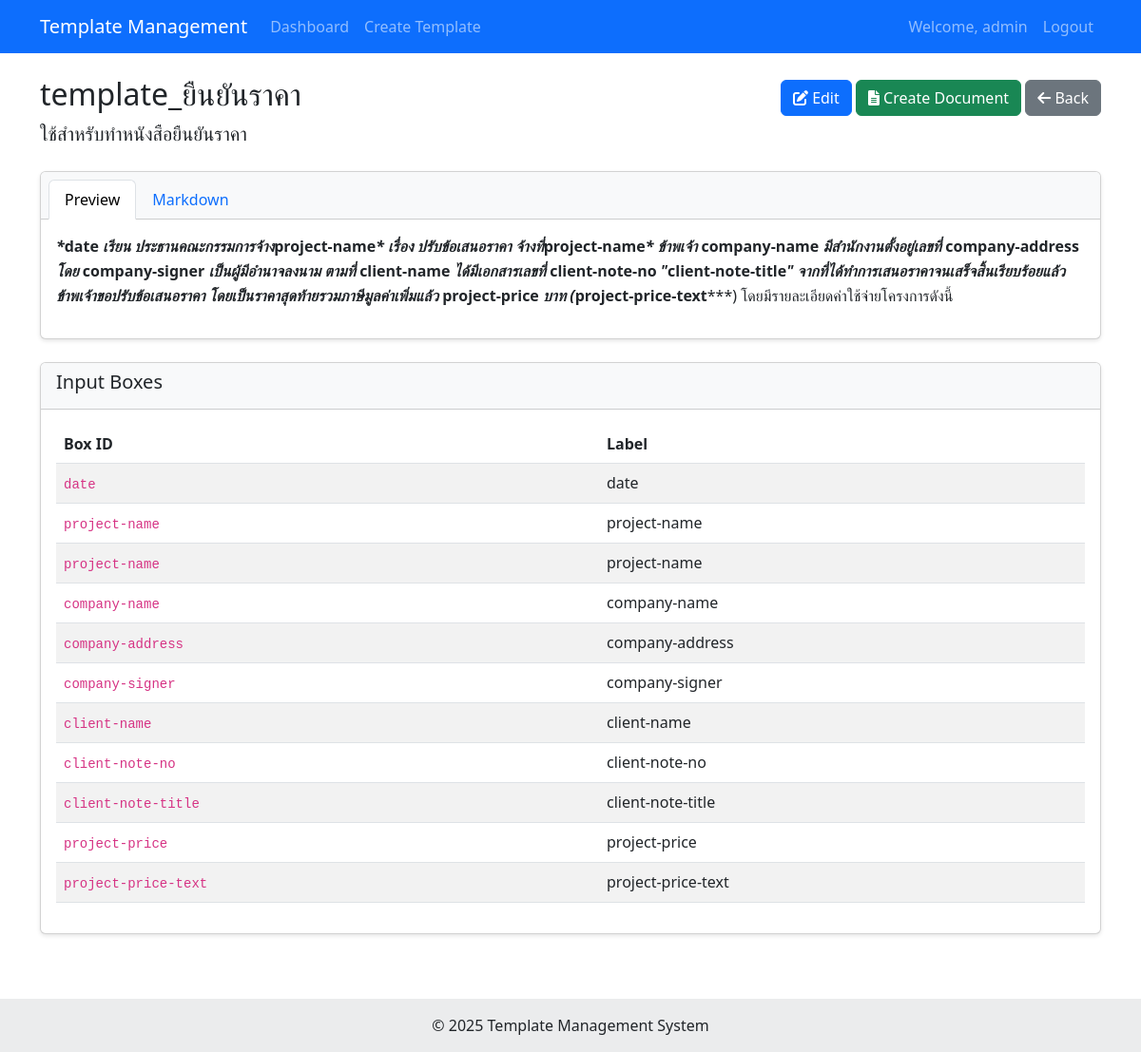
Page /templates/2 (signed in) on the committed database.
### database/models.py (models this page shows, shortened)
class User(Base, UserMixin):
    __tablename__ = 'users'
    id = Column(Integer, primary_key=True)
    username = Column(String(50), unique=True, nullable=False)
    email = Column(String(100), unique=True, nullable=False)
    password_hash = Column(String(200), nullable=False)
    created_at = Column(DateTime, default=datetime.datetime.utcnow)
    is_active = Column(Boolean, default=True)
    templates = relationship("Template", back_populates="creator")
    documents = relationship("Document", back_populates="creator")
    def is_active(self):
        return self.is_active

class Template(Base):
    __tablename__ = 'templates'
    id = Column(Integer, primary_key=True)
    title = Column(String(100), nullable=False)
    description = Column(Text, nullable=True)
    content = Column(Text, nullable=False)  # Markdown content with input-box syntax
    creator_id = Column(Integer, ForeignKey('users.id'), nullable=False)
    created_at = Column(DateTime, default=datetime.datetime.utcnow)
    modified_at = Column(DateTime, default=datetime.datetime.utcnow, onupdate=datetime.datetime.utcnow)
    creator = relationship("User", back_populates="templates")
    input_boxes = relationship("InputBox", back_populates="template", cascade="all, delete-orphan")
    documents = relationship("Document", back_populates="template")

class InputBox(Base):
    __tablename__ = 'input_boxes'
    id = Column(Integer, primary_key=True)
    box_id = Column(String(50), nullable=False)  # Unique identifier within the template
    template_id = Column(Integer, ForeignKey('templates.id'), nullable=False)
    label = Column(String(100), nullable=True)
    default_value = Column(Text, nullable=True)
    position = Column(Integer, nullable=True)  # For ordering boxes in display
    template = relationship("Template", back_populates="input_boxes")
    document_values = relationship("DocumentInputValue", back_populates="input_box")

### app/app.py (the view)
@app.route('/templates/<int:template_id>')
@login_required
def view_template(template_id):
    db_session = get_session(engine)
    template = db_session.query(Template).options(joinedload(Template.input_boxes)).get(template_id)
    if not template:
        db_session.close()
        flash('Template not found', 'danger')
        return redirect(url_for('dashboard'))
    if template.creator_id != current_user.id:
        db_session.close()
        flash('You do not have permission to view this template', 'danger')
        return redirect(url_for('dashboard'))
    html_content = markdown_to_html(template.content)
    db_session.close()
    return render_template('view_template.html', template=template, html_content=html_content)

### app/app.py (called while the page is built)
@login_manager.user_loader
def load_user(user_id):
    db_session = get_session(engine)
    user = db_session.query(User).get(int(user_id))
    db_session.close()
    return user

def markdown_to_html(md_content):
    html = markdown.markdown(md_content, extensions=['extra', 'codehilite'])
    return html

### database/models.py (called while the page is built)
def get_session(engine):
    Session = sessionmaker(bind=engine)
    return Session()

### templates/view_template.html (shortened to what this page needs)
{% extends "base.html" %}
{% block content %}
<div class="d-flex justify-content-between align-items-center">
    <h2>{{ template.title }}</h2>
    <div>
        <a href="{{ url_for('edit_template', template_id=template.id) }}" class="btn btn-primary">
            <i class="fas fa-edit"></i> Edit
        </a>
        <a href="{{ url_for('create_document', template_id=template.id) }}" class="btn btn-success">
            <i class="fas fa-file-alt"></i> Create Document
        </a>
        <a href="{{ url_for('dashboard') }}" class="btn btn-secondary">
            <i class="fas fa-arrow-left"></i> Back
        </a>
    </div>
</div>
{% if template.description %}
<p class="lead">{{ template.description }}</p>
{% endif %}
<div class="card mt-4">
    <div class="card-header">
        <ul class="nav nav-tabs card-header-tabs" id="template-tabs" role="tablist">
            <li class="nav-item" role="presentation">
                <button class="nav-link active" id="preview-tab" data-bs-toggle="tab" data-bs-target="#preview" type="button" role="tab" aria-controls="preview" aria-selected="true">Preview</button>
            </li>
            <li class="nav-item" role="presentation">
                <button class="nav-link" id="markdown-tab" data-bs-toggle="tab" data-bs-target="#markdown" type="button" role="tab" aria-controls="markdown" aria-selected="false">Markdown</button>
            </li>
        </ul>
    </div>
    <div class="card-body">
        <div class="tab-content" id="template-tab-content">
            <div class="tab-pane fade show active" id="preview" role="tabpanel" aria-labelledby="preview-tab">
                <div class="markdown-content">
                    {{ html_content|safe }}
                </div>
            </div>
        </div>
    </div>
</div>
<div class="card mt-4">
    <div class="card-header">
        <h5>Input Boxes</h5>
    </div>
    <div class="card-body">
        {% if template.input_boxes %}
        <div class="table-responsive">
            <table class="table table-striped">
                <thead>
                    <tr>
                        <th>Box ID</th>
                        <th>Label</th>
                    </tr>
                </thead>
                <tbody>
                    {% for box in template.input_boxes %}
                    <tr>
                        <td><code>{{ box.box_id }}</code></td>
                        <td>{{ box.label }}</td>
                    </tr>
                    {% endfor %}
                </tbody>
            </table>
        </div>
        {% else %}
        <p>No input boxes found in this template.</p>
        {% endif %}
    </div>
</div>
{% endblock %}

### templates/base.html (shortened to what this page needs)
<!DOCTYPE html>
<html lang="en">
<head>
    <link href="https://cdn.jsdelivr.net/npm/bootstrap@5.3.0/dist/css/bootstrap.min.css" rel="stylesheet">
    <link href="https://cdnjs.cloudflare.com/ajax/libs/font-awesome/6.0.0/css/all.min.css" rel="stylesheet">
    <link href="{{ url_for('static', filename='css/styles.css') }}" rel="stylesheet">
</head>
<body>
    <nav class="navbar navbar-expand-lg navbar-dark bg-primary">
        <div class="container">
            <a class="navbar-brand" href="{{ url_for('index') }}">Template Management</a>
            <div class="collapse navbar-collapse" id="navbarNav">
                <ul class="navbar-nav me-auto">
                    {% if current_user.is_authenticated %}
                    <li class="nav-item">
                        <a class="nav-link" href="{{ url_for('dashboard') }}">Dashboard</a>
                    </li>
                    <li class="nav-item">
                        <a class="nav-link" href="{{ url_for('create_template') }}">Create Template</a>
                    </li>
                    {% endif %}
                </ul>
                <ul class="navbar-nav">
                    {% if current_user.is_authenticated %}
                    <li class="nav-item">
                        <span class="nav-link">Welcome, {{ current_user.username }}</span>
                    </li>
                    <li class="nav-item">
                        <a class="nav-link" href="{{ url_for('logout') }}">Logout</a>
                    </li>
                    {% else %}
                    <li class="nav-item">
                        <a class="nav-link" href="{{ url_for('login') }}">Login</a>
                    </li>
                    {% endif %}
                </ul>
            </div>
        </div>
    </nav>
    <div class="container mt-4">
        {% block content %}{% endblock %}
    </div>
    <footer class="bg-light text-center text-lg-start mt-5">
        <div class="text-center p-3" style="background-color: rgba(0, 0, 0, 0.05);">
            © 2025 Template Management System
        </div>
    </footer>
</body>
</html>

### static/css/styles.css (style rules this page uses)
body { min-height: 100vh; display: flex; flex-direction: column; }
footer { margin-top: auto; }
.card { margin-bottom: 20px; box-shadow: 0 2px 4px rgba(0, 0, 0, 0.1); }
.card-header { background-color: #f8f9fa; font-weight: 500; }
.markdown-content { line-height: 1.6; }
.markdown-content p { margin-bottom: 1rem; }

### rows in the picture
User: username "admin"
Template: title "template_ยืนยันราคา", description "ใช้สำหรับทำหนังสือยืนยันราคา"
InputBox: box_id "date", label "date"
InputBox: box_id "project-name", label "project-name"
InputBox: box_id "project-name", label "project-name"
InputBox: box_id "company-name", label "company-name"
InputBox: box_id "company-address", label "company-address"
InputBox: box_id "company-signer", label "company-signer"
InputBox: box_id "client-name", label "client-name"
InputBox: box_id "client-note-no", label "client-note-no"
InputBox: box_id "client-note-title", label "client-note-title"
InputBox: box_id "project-price", label "project-price"
InputBox: box_id "project-price-text", label "project-price-text"
